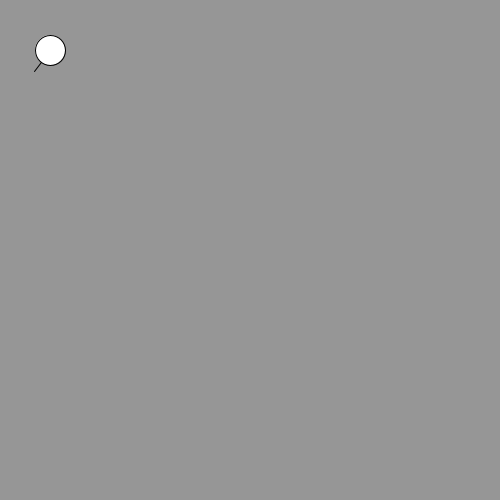
Frame 1 (no input)
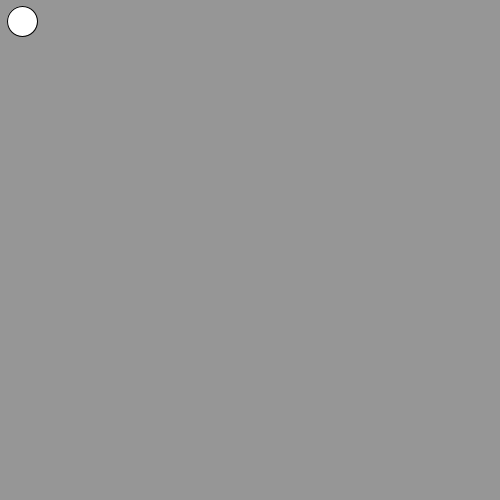
Frame 60 (the mouse pressed at the canvas centre just before this capture)
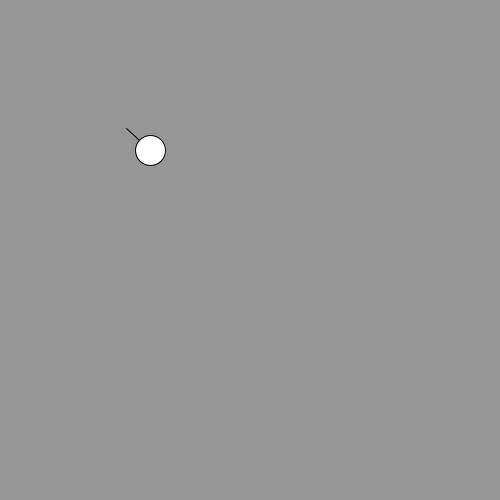
Frame 120 (the mouse held since frame 60 and released just before this capture)

The Processing sketch that drew these frames (run headless with seeded random() and noise(); from frame 60 on, the mouse is pressed at the canvas centre):

// Processing sketch: flagella_follow
// ── flagella_follow.pde
float x = 50;
float xspeed;
float y = 50;
float yspeed;

void setup() {
  size(500, 500);
  //fill(100,91,55);
  //ellipse(width/2, height/2, width/3, height);
  //float randx = random(width/4, width*3/4);
  //line(randx, height/2, randx+15, height/2);
  xspeed = random(-3, 3);
  yspeed = random(-3, 3);
}

void draw() {
  background(150);
  drawBacteria(x, y);

  //Move
  x = x + xspeed;
  y = y + yspeed;

  //Wrap around the screen
  if (x > width) {
    x = 0;
  }
  if (x<0) {
    x = width;
  }
  if (y>height) {
    y = 0;
  }
  if (y < 0) {
    y = height;
  }

  //The greater the difference from mouseX/Y to x/y,
  //the greater the speed of the bacteria.
  xspeed = (mouseX-x)/70;
  yspeed = (mouseY-y)/70;
}

void drawBacteria(float x, float y) {
  //In order to keep the line in the appropriate direction of movement,
  //We must keep the distance from x/y to mouseX/mouseY, to be opposite,
  //To assure the tail will always be opposite from the mouse position.
  //The random value is just any number to determine length.
  line(x, y, x - xspeed*random(14, 18), y - yspeed * random(14, 18));
  ellipse(x, y, 30, 30);
}
